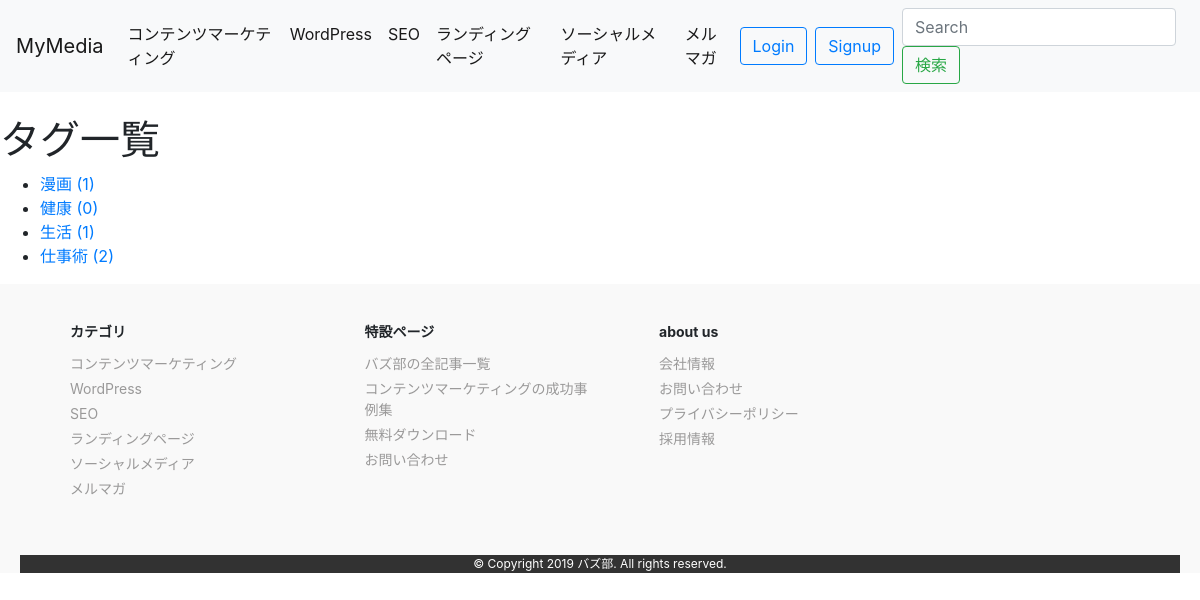
The page /blog/tags/ on the database its author committed.
### blog/models.py (models this page shows, shortened)
class Category(models.Model):
    name = models.CharField(max_length=255)
    slug = models.SlugField(unique=True)
    timestamp = models.DateTimeField(auto_now_add=True)

class Tag(models.Model):
    name = models.CharField(max_length=255)
    slug = models.SlugField(unique=True)
    timestamp = models.DateTimeField(auto_now_add=True)

### blog/views.py (the view)
# urls.py: path('tags/', TagListView.as_view(), name='tag_list'),
class TagListView(ListView):
    queryset = Tag.objects.annotate(num_posts=Count(
        'post', filter=Q(post__is_public=True)))

### dbsite2/context_processors.py (called while the page is built)
def common(request):
    context = {
        'categories': Category.objects.annotate(
            num_posts=Count('post', filter=Q(post__is_public=True))),
        'tags': Tag.objects.annotate(
            num_posts=Count('post', filter=Q(post__is_public=True))),
    }
    return context

### blog/templates/blog/tag_list.html (shortened to what this page needs)
{% extends "base.html" %}
{% block content %}
<h1>タグ一覧</h1>
<ul>
  {% for tag in object_list %}
  <li><a href="{% url 'blog:tag_post' tag.slug %}">{{ tag.name }} ({{ tag.num_posts }})</a></li>
  {% empty %}
  <li>タグはありません。</li>
  {% endfor %}
</ul>
{% endblock %}

### templates/base/navbar.html (shortened to what this page needs)
<nav class="navbar navbar-expand-lg navbar-light bg-light mb-4">
  <a class="navbar-brand" href="/blog/">MyMedia</a>
  <div class="collapse navbar-collapse" id="navbarSupportedContent">
    <ul class="navbar-nav mr-auto">
      {% for category in categories|dictsort:"id" %}
      <li class="nav-item active">
        <a href="{% url 'blog:category_post' category.slug %}" class="nav-link">{{ category.name }}</a>
      </li>
      {% endfor %}
    </ul>
    {% include "blog/snippets/user_auth.html" %}
    {% include "blog/snippets/search_form.html" %}
  </div>
</nav>

### rows shown on the page
Category: name "コンテンツマーケティング"
Category: name "WordPress"
Category: name "SEO"
Category: name "ランディングページ"
Category: name "ソーシャルメディア"
Category: name "メルマガ"
Tag: name "漫画", num_posts "1"
Tag: name "健康", num_posts "0"
Tag: name "生活", num_posts "1"
Tag: name "仕事術", num_posts "2"
